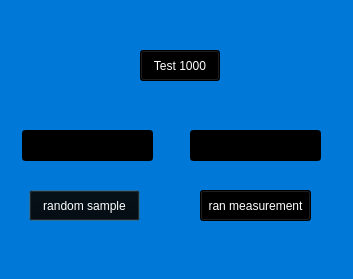
<?xml version="1.0" encoding="UTF-8"?>
<ui version="4.0">
 <class>TestBawa</class>
 <widget class="QDialog" name="TestBawa">
  <property name="geometry">
   <rect>
    <x>0</x>
    <y>0</y>
    <width>353</width>
    <height>279</height>
   </rect>
  </property>
  <property name="windowTitle">
   <string>Dialog</string>
  </property>
  <property name="styleSheet">
   <string notr="true">background-color: #0078D7;</string>
  </property>
  <widget class="QLineEdit" name="lineMeasurement">
   <property name="geometry">
    <rect>
     <x>190</x>
     <y>130</y>
     <width>131</width>
     <height>31</height>
    </rect>
   </property>
   <property name="styleSheet">
    <string notr="true">color: white;
background-color: black;</string>
   </property>
  </widget>
  <widget class="QPushButton" name="btnSample">
   <property name="geometry">
    <rect>
     <x>29</x>
     <y>190</y>
     <width>111</width>
     <height>31</height>
    </rect>
   </property>
   <property name="styleSheet">
    <string notr="true">color: white;
background-color: black;</string>
   </property>
   <property name="text">
    <string>random sample</string>
   </property>
  </widget>
  <widget class="QLineEdit" name="lineSample">
   <property name="geometry">
    <rect>
     <x>22</x>
     <y>130</y>
     <width>131</width>
     <height>31</height>
    </rect>
   </property>
   <property name="styleSheet">
    <string notr="true">color: white;
background-color: black;</string>
   </property>
  </widget>
  <widget class="QPushButton" name="btnMeasurement">
   <property name="geometry">
    <rect>
     <x>200</x>
     <y>190</y>
     <width>111</width>
     <height>31</height>
    </rect>
   </property>
   <property name="styleSheet">
    <string notr="true">color: white;
background-color: black;</string>
   </property>
   <property name="text">
    <string>ran measurement</string>
   </property>
  </widget>
  <widget class="QPushButton" name="btn1000">
   <property name="geometry">
    <rect>
     <x>140</x>
     <y>50</y>
     <width>80</width>
     <height>31</height>
    </rect>
   </property>
   <property name="styleSheet">
    <string notr="true">color: white;
background-color: black;</string>
   </property>
   <property name="text">
    <string>Test 1000</string>
   </property>
  </widget>
 </widget>
 <resources/>
 <connections/>
</ui>
